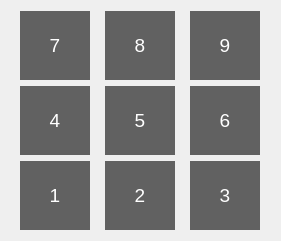
  <widget class="QWidget" name="gridLayoutWidget">
   <property name="geometry">
    <rect>
     <x>0</x>
     <y>280</y>
     <width>281</width>
     <height>241</height>
    </rect>
   </property>
   <layout class="QGridLayout" name="gridLayout">
    <item row="1" column="2">
     <widget class="QPushButton" name="sixButton">
      <property name="maximumSize">
       <size>
        <width>70</width>
        <height>70</height>
       </size>
      </property>
      <property name="font">
       <font>
        <pointsize>14</pointsize>
       </font>
      </property>
      <property name="styleSheet">
       <string notr="true">QPushButton
{
border-radius: 35px;
background-color: rgb(97, 97, 97);
color: rgb(255, 255, 255);
}

QPushButton:hover
{
background-color: rgb(244, 246, 255);
}

QPushButton:pressed
{
background-color:rgb(39, 255, 24);
}</string>
      </property>
      <property name="text">
       <string>6</string>
      </property>
      <property name="autoDefault">
       <bool>false</bool>
      </property>
     </widget>
    </item>
    <item row="2" column="1">
     <widget class="QPushButton" name="twoButton">
      <property name="maximumSize">
       <size>
        <width>70</width>
        <height>70</height>
       </size>
      </property>
      <property name="font">
       <font>
        <pointsize>14</pointsize>
       </font>
      </property>
      <property name="styleSheet">
       <string notr="true">QPushButton
{
border-radius: 35px;
background-color: rgb(97, 97, 97);
color: rgb(255, 255, 255);
}

QPushButton:hover
{
background-color: rgb(244, 246, 255);
}

QPushButton:pressed
{
background-color:rgb(39, 255, 24);
}</string>
      </property>
      <property name="text">
       <string>2</string>
      </property>
      <property name="autoDefault">
       <bool>false</bool>
      </property>
     </widget>
    </item>
    <item row="0" column="1">
     <widget class="QPushButton" name="eightButton">
      <property name="maximumSize">
       <size>
        <width>70</width>
        <height>70</height>
       </size>
      </property>
      <property name="font">
       <font>
        <pointsize>14</pointsize>
       </font>
      </property>
      <property name="styleSheet">
       <string notr="true">QPushButton
{
border-radius: 35px;
background-color: rgb(97, 97, 97);
color: rgb(255, 255, 255);
}

QPushButton:hover
{
background-color: rgb(244, 246, 255);
}

QPushButton:pressed
{
background-color:rgb(39, 255, 24);
}</string>
      </property>
      <property name="text">
       <string>8</string>
      </property>
      <property name="autoDefault">
       <bool>false</bool>
      </property>
     </widget>
    </item>
    <item row="2" column="2">
     <widget class="QPushButton" name="threeButton">
      <property name="maximumSize">
       <size>
        <width>70</width>
        <height>70</height>
       </size>
      </property>
      <property name="font">
       <font>
        <pointsize>14</pointsize>
       </font>
      </property>
      <property name="styleSheet">
       <string notr="true">QPushButton
{
border-radius: 35px;
background-color: rgb(97, 97, 97);
color: rgb(255, 255, 255);
}

QPushButton:hover
{
background-color: rgb(244, 246, 255);
}

QPushButton:pressed
{
background-color:rgb(39, 255, 24);
}</string>
      </property>
      <property name="text">
       <string>3</string>
      </property>
      <property name="autoDefault">
       <bool>false</bool>
      </property>
     </widget>
    </item>
    <item row="1" column="1">
     <widget class="QPushButton" name="fiveButton">
      <property name="maximumSize">
       <size>
        <width>70</width>
        <height>70</height>
       </size>
      </property>
      <property name="font">
       <font>
        <pointsize>14</pointsize>
       </font>
      </property>
      <property name="styleSheet">
       <string notr="true">QPushButton
{
border-radius: 35px;
background-color: rgb(97, 97, 97);
color: rgb(255, 255, 255);
}

QPushButton:hover
{
background-color: rgb(244, 246, 255);
}

QPushButton:pressed
{
background-color:rgb(39, 255, 24);
}</string>
      </property>
      <property name="text">
       <string>5</string>
      </property>
      <property name="autoDefault">
       <bool>false</bool>
      </property>
     </widget>
    </item>
    <item row="0" column="2">
     <widget class="QPushButton" name="nineButton">
      <property name="maximumSize">
       <size>
        <width>70</width>
        <height>70</height>
       </size>
      </property>
      <property name="font">
       <font>
        <pointsize>14</pointsize>
       </font>
      </property>
      <property name="styleSheet">
       <string notr="true">QPushButton
{
border-radius: 35px;
background-color: rgb(97, 97, 97);
color: rgb(255, 255, 255);
}

QPushButton:hover
{
background-color: rgb(244, 246, 255);
}

QPushButton:pressed
{
background-color:rgb(39, 255, 24);
}</string>
      </property>
      <property name="text">
       <string>9</string>
      </property>
      <property name="autoDefault">
       <bool>false</bool>
      </property>
     </widget>
    </item>
    <item row="1" column="0">
     <widget class="QPushButton" name="fourButton">
      <property name="maximumSize">
       <size>
        <width>70</width>
        <height>70</height>
       </size>
      </property>
      <property name="font">
       <font>
        <pointsize>14</pointsize>
       </font>
      </property>
      <property name="styleSheet">
       <string notr="true">QPushButton
{
border-radius: 35px;
background-color: rgb(97, 97, 97);
color: rgb(255, 255, 255);
}

QPushButton:hover
{
background-color: rgb(244, 246, 255);
}

QPushButton:pressed
{
background-color:rgb(39, 255, 24);
}</string>
      </property>
      <property name="text">
       <string>4</string>
      </property>
      <property name="autoDefault">
       <bool>false</bool>
      </property>
     </widget>
    </item>
    <item row="2" column="0">
     <widget class="QPushButton" name="oneButton">
      <property name="enabled">
       <bool>true</bool>
      </property>
      <property name="maximumSize">
       <size>
        <width>70</width>
        <height>70</height>
       </size>
      </property>
      <property name="font">
       <font>
        <pointsize>14</pointsize>
       </font>
      </property>
      <property name="styleSheet">
       <string notr="true">QPushButton
{
border-radius: 35px;
background-color: rgb(97, 97, 97);
color: rgb(255, 255, 255);
}

QPushButton:hover
{
background-color: rgb(244, 246, 255);
}

QPushButton:pressed
{
background-color:rgb(39, 255, 24);
}</string>
      </property>
      <property name="text">
       <string>1</string>
      </property>
      <property name="autoDefault">
       <bool>false</bool>
      </property>
     </widget>
    </item>
    <item row="0" column="0">
     <widget class="QPushButton" name="sevenButton">
      <property name="maximumSize">
       <size>
        <width>70</width>
        <height>70</height>
       </size>
      </property>
      <property name="font">
       <font>
        <pointsize>14</pointsize>
       </font>
      </property>
      <property name="styleSheet">
       <string notr="true">QPushButton
{
border-radius: 35px;
background-color: rgb(97, 97, 97);
color: rgb(255, 255, 255);
}

QPushButton:hover
{
background-color: rgb(244, 246, 255);
}

QPushButton:pressed
{
background-color:rgb(39, 255, 24);
}</string>
      </property>
      <property name="text">
       <string>7</string>
      </property>
      <property name="autoDefault">
       <bool>false</bool>
      </property>
     </widget>
    </item>
   </layout>
  </widget>
